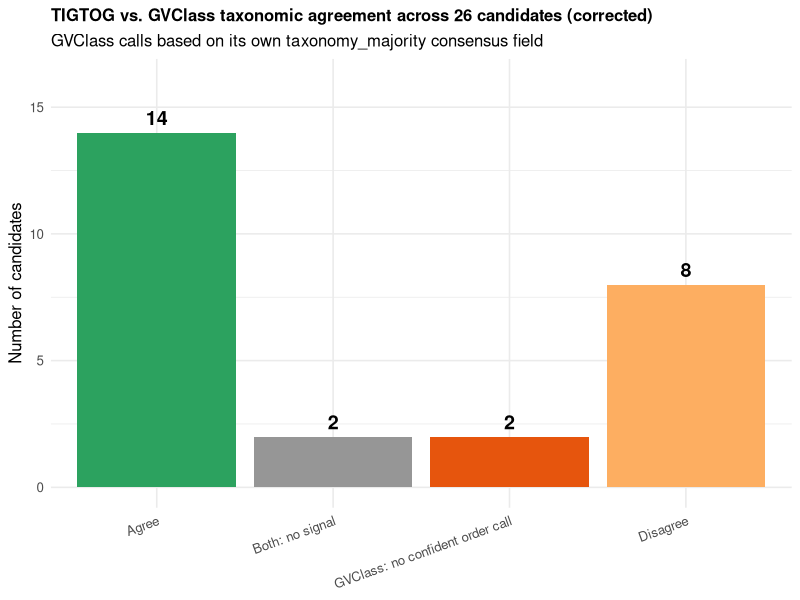
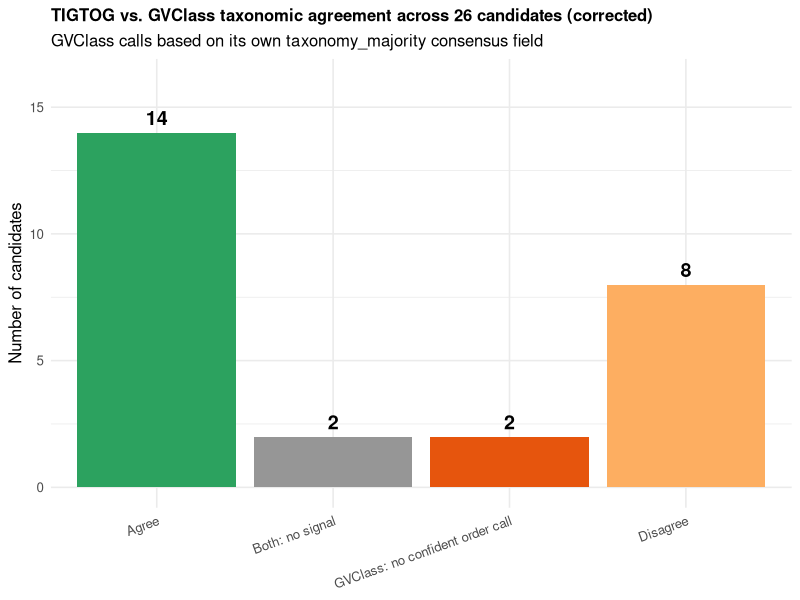

The R source for these figures, in order:
# ===================================================================
# Script: 06_taxonomy_agreement_CORRECTED.R
# Purpose: TIGTOG vs. GVClass agreement summary (Figure 6) + detail table
# CORRECTED VERSION: uses GVClass's own taxonomy_majority column
# (its own designed consensus-confidence field) rather than extracting
# the first NCLDV-prefixed substring from the raw percentage breakdown,
# which incorrectly credited GVClass with an order-level call it did
# not actually make for several candidates (e.g. NODE_8, NODE_78).
# Requires: tigtog_results_v5.prediction_result.tsv, gvclass_summary.tsv
# ===================================================================

library(dplyr)
library(stringr)
library(ggplot2)

tigtog <- read.table("tigtog_results_v5.prediction_result.tsv", header = TRUE, sep = "\t", stringsAsFactors = FALSE)
gvclass <- read.table("gvclass_summary.tsv", header = TRUE, sep = "\t", stringsAsFactors = FALSE)
stopifnot(nrow(tigtog) == 26, nrow(gvclass) == 26)

tigtog_clean <- tigtog %>%
  transmute(candidate = str_replace(Sequence, "_length.*", ""), tigtog_order = Predicted_Order)

# Extract the order-level ('o_') component specifically from GVClass's own
# taxonomy_majority column. A blank value after 'o_' means GVClass itself
# did not reach a confident order-level majority call for that candidate.
extract_order <- function(taxonomy_majority_string) {
  parts <- str_split(taxonomy_majority_string, ";")[[1]]
  order_part <- parts[str_starts(parts, "o_")]
  order_val <- str_remove(order_part, "^o_")
  if (length(order_val) == 0 || order_val == "" || is.na(order_val)) {
    return("No confident order-level call")
  }
  return(order_val)
}

gvclass_clean <- gvclass %>%
  rowwise() %>%
  mutate(
    candidate = str_replace(query, "_length.*", ""),
    gvclass_order_raw = order,                       # raw percentage breakdown, kept for reference
    gvclass_majority_raw = taxonomy_majority,          # GVClass's own consensus field, kept for reference
    gvclass_order = extract_order(taxonomy_majority)
  ) %>%
  ungroup() %>%
  select(candidate, gvclass_order, gvclass_order_raw, gvclass_majority_raw)

comparison <- inner_join(tigtog_clean, gvclass_clean, by = "candidate")
stopifnot(nrow(comparison) == 26)

comparison$agreement <- case_when(
  comparison$tigtog_order == "Not_GV" & comparison$gvclass_order == "No confident order-level call" ~ "Both: no signal",
  comparison$gvclass_order == "No confident order-level call" ~ "GVClass: no confident order call",
  comparison$tigtog_order == comparison$gvclass_order ~ "Agree",
  TRUE ~ "Disagree"
)

message("CORRECTED agreement summary (using GVClass's own taxonomy_majority field):")
print(table(comparison$agreement))

message("\nFull candidate-by-candidate table:")
print(comparison %>% select(candidate, tigtog_order, gvclass_order, agreement))

comparison$agreement <- factor(comparison$agreement,
  levels = c("Agree", "Both: no signal", "GVClass: no confident order call", "Disagree"))
summary_counts <- comparison %>% count(agreement)

p_agree <- ggplot(summary_counts, aes(x = agreement, y = n, fill = agreement)) +
  geom_col() +
  geom_text(aes(label = n), vjust = -0.5, size = 5, fontface = "bold") +
  scale_fill_manual(values = c(
    "Agree" = "#2ca25f", "Both: no signal" = "#969696",
    "GVClass: no confident order call" = "#e6550d", "Disagree" = "#fdae61"
  ), guide = "none") +
  labs(title = "TIGTOG vs. GVClass taxonomic agreement across 26 candidates (corrected)",
       subtitle = "GVClass calls based on its own taxonomy_majority consensus field",
       x = NULL, y = "Number of candidates") +
  ylim(0, max(summary_counts$n) * 1.15) +
  theme_minimal(base_size = 12) +
  theme(plot.title = element_text(size = 12, face = "bold"),
        axis.text.x = element_text(angle = 20, hjust = 1))

ggsave("Figure6_taxonomy_agreement.pdf", plot = p_agree, width = 8, height = 6, dpi = 300)
ggsave("Figure6_taxonomy_agreement.png", plot = p_agree, width = 8, height = 6, dpi = 300)

write.csv(
  comparison %>% select(candidate, tigtog_order, gvclass_order, gvclass_order_raw, gvclass_majority_raw, agreement) %>% arrange(agreement, candidate),
  "Table_taxonomy_comparison_detail_CORRECTED.csv", row.names = FALSE
)
message("\nDone. Compare against the original Figure 6 (15 Agree / 2 no-signal / 1 non-NCLDV / 8 Disagree).")
